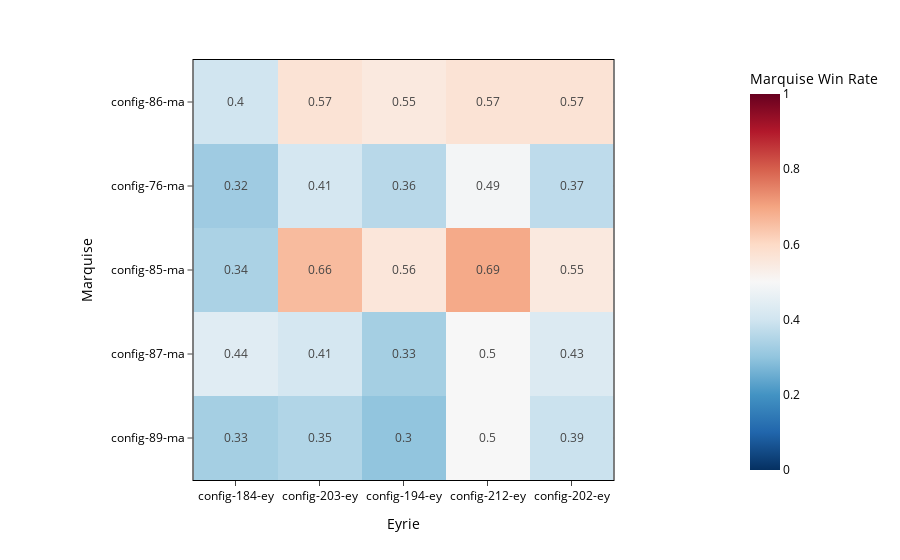
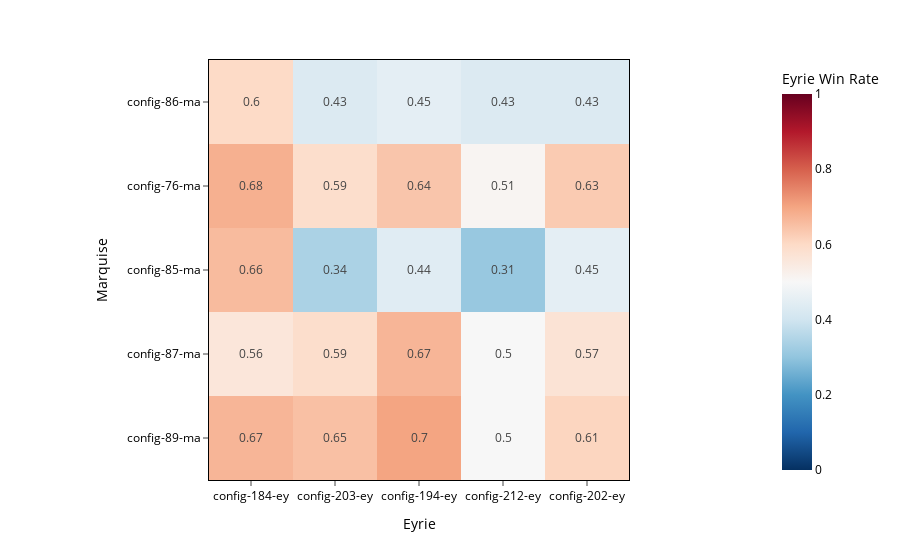

Notebook code cell kept with these figures, in order:
### Code cell
import plotly.express as px

heatmap = [(k, v[0]) for k, v in result.items()]
heatmap_reshaped = np.reshape([v[1] for v in sorted(heatmap)], (5, 5))

fig = px.imshow(heatmap_reshaped, labels=dict(x="Eyrie", y="Marquise", color="Marquise Win Rate"), text_auto=True,
                x=ey_config_name, y=ma_config_name, zmax=1, zmin=0, color_continuous_scale='RdBu_r')
update_fig(fig)
fig.show()
fig.write_image("images/fig-stage-2-marquise-win-rate.jpeg", scale=6)

heatmap2 = [(k, v[2]) for k, v in result.items()]
heatmap_reshaped2 = np.reshape([s[1] for s in sorted(heatmap2)], (5, 5))

fig = px.imshow(heatmap_reshaped2, labels=dict(x="Eyrie", y="Marquise", color="Eyrie Win Rate"), text_auto=True,
                x=ey_config_name, y=ma_config_name, zmax=1, zmin=0, color_continuous_scale='RdBu_r')
update_fig(fig)
fig.show()
fig.write_image("images/fig-stage-2-eyrie-win-rate.jpeg", scale=6)

### Figure 1 — Plotly figure (JSON) as saved in the notebook; plotly's stock layout.template omitted (floating-point values rounded to 4 significant figures)
{"data": [{"coloraxis": "coloraxis", "name": "0", "texttemplate": "%{z}", "x": ["config-184-ey", "config-203-ey", "config-194-ey", "config-212-ey", "config-202-ey"], "y": ["config-86-ma", "config-76-ma", "config-85-ma", "config-87-ma", "config-89-ma"], "z": [[0.4, 0.57, 0.55, 0.57, 0.57], [0.32, 0.41, 0.36, 0.49, 0.37], [0.34, 0.66, 0.56, 0.69, 0.55], [0.44, 0.41, 0.33, 0.5, 0.43], [0.33, 0.35, 0.3, 0.5, 0.39]], "type": "heatmap", "xaxis": "x", "yaxis": "y", "hovertemplate": "Eyrie: %{x}<br>Marquise: %{y}<br>Marquise Win Rate: %{z}<extra></extra>"}], "layout": {"xaxis": {"anchor": "y", "domain": [0.0, 1.0], "scaleanchor": "y", "constrain": "domain", "title": {"text": "Eyrie"}, "mirror": true, "ticks": "outside", "showline": true, "linecolor": "black", "gridcolor": "lightgrey"}, "yaxis": {"anchor": "x", "domain": [0.0, 1.0], "autorange": "reversed", "constrain": "domain", "title": {"text": "Marquise"}, "mirror": true, "ticks": "outside", "showline": true, "linecolor": "black", "gridcolor": "lightgrey"}, "coloraxis": {"colorbar": {"title": {"text": "Marquise Win Rate"}}, "colorscale": [[0.0, "rgb(5,48,97)"], [0.1, "rgb(33,102,172)"], [0.2, "rgb(67,147,195)"], [0.3, "rgb(146,197,222)"], [0.4, "rgb(209,229,240)"], [0.5, "rgb(247,247,247)"], [0.6, "rgb(253,219,199)"], [0.7, "rgb(244,165,130)"], [0.8, "rgb(214,96,77)"], [0.9, "rgb(178,24,43)"], [1.0, "rgb(103,0,31)"]], "cmin": 0, "cmax": 1}, "margin": {"t": 60}, "plot_bgcolor": "white", "paper_bgcolor": "white", "font": {"color": "#000000"}}}

### Figure 2 — Plotly figure (JSON) as saved in the notebook; plotly's stock layout.template omitted (floating-point values rounded to 4 significant figures)
{"data": [{"coloraxis": "coloraxis", "name": "0", "texttemplate": "%{z}", "x": ["config-184-ey", "config-203-ey", "config-194-ey", "config-212-ey", "config-202-ey"], "y": ["config-86-ma", "config-76-ma", "config-85-ma", "config-87-ma", "config-89-ma"], "z": [[0.6, 0.43, 0.45, 0.43, 0.43], [0.68, 0.59, 0.64, 0.51, 0.63], [0.66, 0.34, 0.44, 0.31, 0.45], [0.56, 0.59, 0.67, 0.5, 0.57], [0.67, 0.65, 0.7, 0.5, 0.61]], "type": "heatmap", "xaxis": "x", "yaxis": "y", "hovertemplate": "Eyrie: %{x}<br>Marquise: %{y}<br>Eyrie Win Rate: %{z}<extra></extra>"}], "layout": {"xaxis": {"anchor": "y", "domain": [0.0, 1.0], "scaleanchor": "y", "constrain": "domain", "title": {"text": "Eyrie"}, "mirror": true, "ticks": "outside", "showline": true, "linecolor": "black", "gridcolor": "lightgrey"}, "yaxis": {"anchor": "x", "domain": [0.0, 1.0], "autorange": "reversed", "constrain": "domain", "title": {"text": "Marquise"}, "mirror": true, "ticks": "outside", "showline": true, "linecolor": "black", "gridcolor": "lightgrey"}, "coloraxis": {"colorbar": {"title": {"text": "Eyrie Win Rate"}}, "colorscale": [[0.0, "rgb(5,48,97)"], [0.1, "rgb(33,102,172)"], [0.2, "rgb(67,147,195)"], [0.3, "rgb(146,197,222)"], [0.4, "rgb(209,229,240)"], [0.5, "rgb(247,247,247)"], [0.6, "rgb(253,219,199)"], [0.7, "rgb(244,165,130)"], [0.8, "rgb(214,96,77)"], [0.9, "rgb(178,24,43)"], [1.0, "rgb(103,0,31)"]], "cmin": 0, "cmax": 1}, "margin": {"t": 60}, "plot_bgcolor": "white", "paper_bgcolor": "white", "font": {"color": "#000000"}}}
